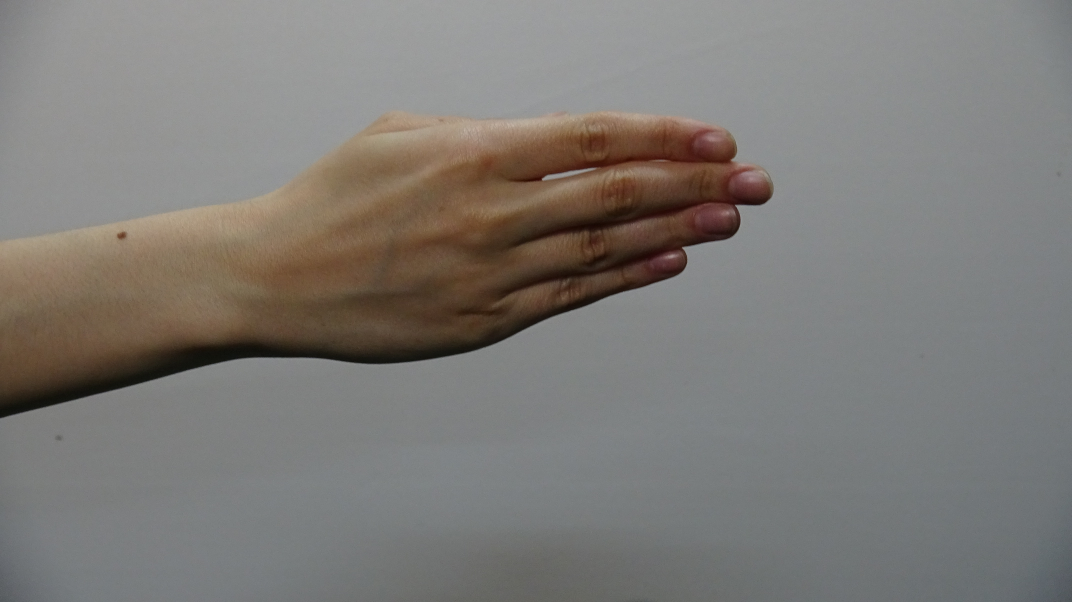
#> input picture Miniproyecto#1/images/adel.JPG, 4288 x 2408 px (shown at 1/4 size)
$ jupyter execute --allow-errors MiniProyecto_1.ipynb
#> lines starting #> are read from the running program, lines starting #| are printed output that depends on the picture
# RECONOCIMIENTO DE LEGUAJE DE SEÑAS

#### procedemos a importar las librerias que se pretenden utilizar para procesar las imagenes

[cell 1]
# Librerias
import skimage
import skimage.color as skic
import skimage.filters as skif
import skimage.data as skid
import skimage.util as sku
from skimage import util #Manipulacion de imagenes (matrices, formatos)
from scipy.stats import skew, kurtosis #Analisis de datos (asimetria, distribucion)
import matplotlib.pyplot as plt #visualizacion graficos 2D
import numpy as np #Manipulacion de matrices,transformacion de imagenes o señales
import pandas as pd #Manipulacion y analisis de datos estructurados (dataframes)

#### Funciones para visualizar la imagen

[cell 2]
def showPair(img,filt_img):
    fig, ax = plt.subplots(1, 2, figsize=(10, 10))
    ax[0].imshow(img, cmap=plt.cm.gray)
    ax[0].set_axis_off()
    ax[1].imshow(filt_img, cmap=plt.cm.gray)
    ax[1].set_axis_off()
    plt.show()

[cell 3]
def show(img):
    fig, ax = plt.subplots(1, 1, figsize=(5, 5))
    ax.imshow(img, cmap=plt.cm.gray)
    ax.set_axis_off()
    plt.show()

## Filtro Sobel

#### Leemos la imagen

[cell 4]
import cv2
imagen = cv2.imread('./images/adel.JPG')
#> imagen is the input picture: shape (2408, 4288, 3); mean B, G, R 118.8, 122.6, 125.6

#### Para poder visualizar de manera pertinente y manipulable la imagen realizamos una redimencion de ella

[cell 5]
imagen = cv2.cvtColor(imagen, cv2.COLOR_BGR2RGB)

nuevo_ancho = int(imagen.shape[1] * 0.1)
#> nuevo_ancho = 428
nuevo_alto = int(imagen.shape[0] * 0.1)
#> nuevo_alto = 240
nuevo_tamano = (nuevo_ancho, nuevo_alto)
#> nuevo_tamano = (428, 240)

# Redimensionar la imagen
imagen_redimensionada = cv2.resize(imagen, nuevo_tamano, interpolation=cv2.INTER_AREA)
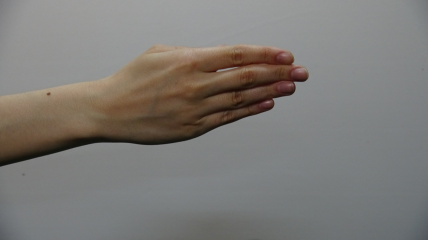
#> imagen_redimensionada: shape (240, 428, 3); mean R, G, B 125.6, 122.6, 118.8

# Guardar la imagen redimensionada
cv2.imwrite('./images_redimen/01.jpg', cv2.cvtColor(imagen_redimensionada, cv2.COLOR_RGB2BGR))
#> Out = True

[cell 6]
plt.imshow(imagen_redimensionada)

#### Siendo las imagenes del dataframe de una resolucion de 4k, para este miniproyecto las redimensionamos a un tamaño mas manipulable y visible en cualquier pantalla que es al 10%, que equivale alrrededor de los 500 px

#### Luego procedemos a identificar el borde de la seña que se pretende utilizar

[cell 7]
obimg = skif.sobel(imagen_redimensionada)
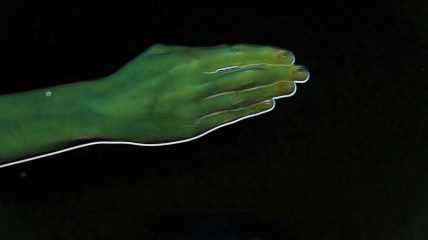
#> obimg: shape (240, 428, 3) float64; mean R, G, B 0.0189, 0.0292, 0.0161; drawn with min black and max white
showPair(imagen_redimensionada,obimg)
#> in showPair, `plt.show()`:
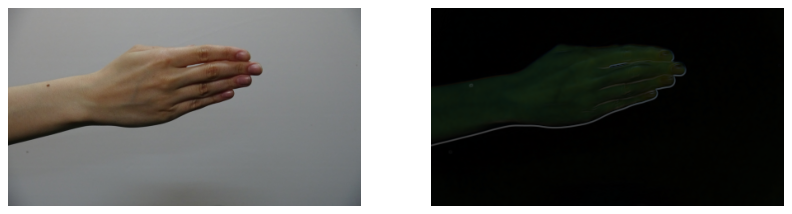
#> figure drawn by matplotlib, 2 panels
# Verificar los valores mínimo y máximo
print(f"Valor mínimo: {imagen_redimensionada.min()}")
#| Valor mínimo: 2
print(f"Valor máximo: {imagen_redimensionada.max()}")
#| Valor máximo: 186

#### Como podemos visualizar en la imagen de la derecha los limites de borde de la mano que esta realizando la seña (adelante) es muy precaria, por lo que para mejor identificacion procedemos a realizar el mismo analisis pero con una imagen en escala de grises como se muestra a continuacion

## Normalizar

[cell 8]
img = skic.rgb2gray(imagen_redimensionada)
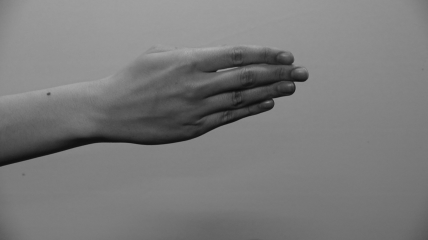
#> img: shape (240, 428) float64; min 0.0472, max 0.679, mean 0.482

# Convertir la imagen a tipo de dato float32
imagen_float = img.astype(np.float32)

# Normalizar la imagen
imagen_normalizada = cv2.normalize(imagen_float, None, 0, 1, cv2.NORM_MINMAX)
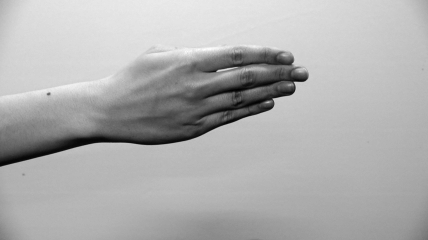
#> imagen_normalizada: shape (240, 428) float32; min 3.22e-09, max 1, mean 0.688

# Convertir la imagen normalizada de nuevo a uint8 para visualización
imagen_normalizada = (imagen_normalizada * 255).astype(np.uint8)

# Verificar los valores mínimo y máximo
print(f"Valor mínimo: {imagen_normalizada.min()}")
#| Valor mínimo: 0
print(f"Valor máximo: {imagen_normalizada.max()}")
#| Valor máximo: 255

# Mostrar la imagen normalizada
show(imagen_normalizada)

[cell 9]
obimg2 = skif.sobel(img)
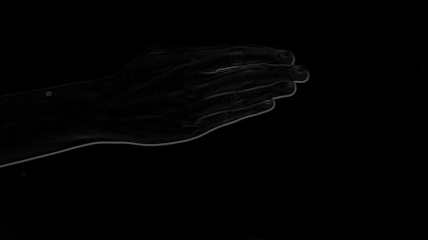
#> obimg2: shape (240, 428) float64; min 0, max 0.34, mean 0.00949
showPair(img,obimg2)

#### como se visualiza en la anterior figura se puede identificar con mayor presicion el borde de la imagen que se desea; este procedimiento (redimension, manipulacion escala de grises e identificacion de limites de borde) se realiza con las demas imagenes que deseamos implementar mas adelante

[cell 10]
import cv2
import os

# Rutas de las imagenes
src_dir = './images/'
dst_dir = './images_redimen/'

# arreglo de imagenes
imgs = [f for f in os.listdir(src_dir) if f.endswith(('.JPG', '.png', '.jpeg'))]

# iterar imagenes
for i, img in enumerate(imgs):

    img_path = os.path.join(src_dir, img)
    img = cv2.imread(img_path)
    img = cv2.cvtColor(img, cv2.COLOR_BGR2RGB)

    # Redimensionar
    h, w, _ = img.shape
#> h = 2408; w = 4288
    new_size = (int(w * 0.1), int(h * 0.1))
#> new_size = (428, 240)
    img = cv2.resize(img, new_size, interpolation=cv2.INTER_AREA)

    # Guardar
    out_path = os.path.join(dst_dir, f'{i+1:02}.jpg')
    cv2.imwrite(out_path, cv2.cvtColor(img, cv2.COLOR_RGB2BGR))

    # escala de grises
    imagen_gris = skic.rgb2gray(imagen_redimensionada)

    # filtro Sobel
    imagen_sobel = skif.sobel(imagen_gris)

    # Guardar la imagen de escala de grises y sobel
    ruta_guardar_sobel = os.path.join(dst_dir, f'{i+1:02}_gray_&_sobel.jpg')
    cv2.imwrite(ruta_guardar_sobel, (imagen_sobel * 255).astype('uint8'))  # Convertir a rango adecuado y guardar
#> pass 2 of the loop `for i, img in enumerate(imgs):`:
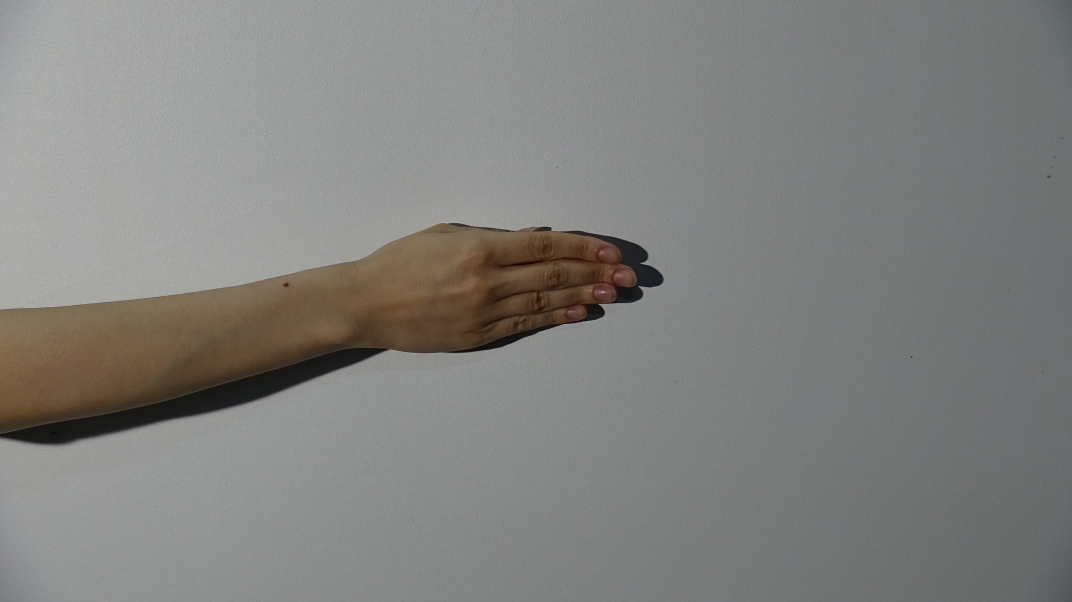
#> input picture Miniproyecto#1/images/adel1.JPG, 4288 x 2408 px (shown at 1/4 size)
#> img is the input picture: shape (2408, 4288, 3); mean B, G, R 127.2, 129.8, 130
#> `img = cv2.resize(img, new_size, interpolation=cv2.INTER_AREA)`:
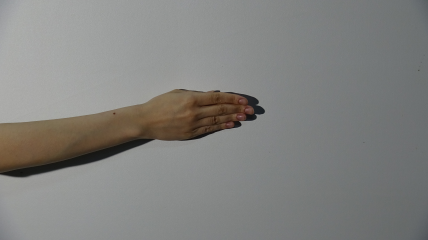
#> img: shape (240, 428, 3); mean R, G, B 130, 129.8, 127.2
#> pass 3 of the loop `for i, img in enumerate(imgs):`:
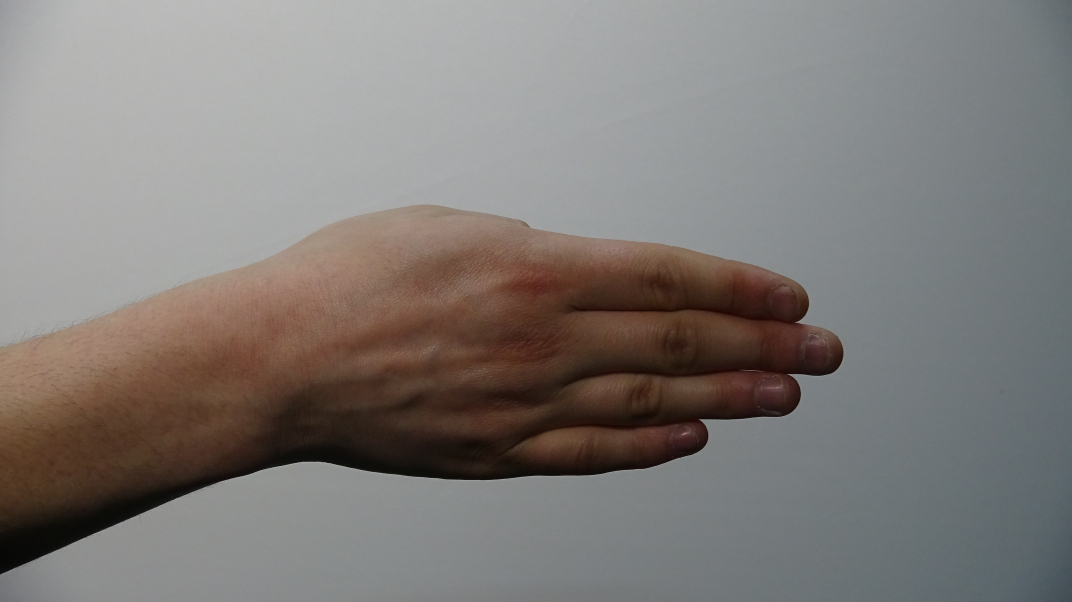
#> input picture Miniproyecto#1/images/adel2.JPG, 4288 x 2408 px (shown at 1/4 size)
#> img is the input picture: shape (2408, 4288, 3); mean B, G, R 120.7, 123.6, 128.1
#> `img = cv2.resize(img, new_size, interpolation=cv2.INTER_AREA)`:
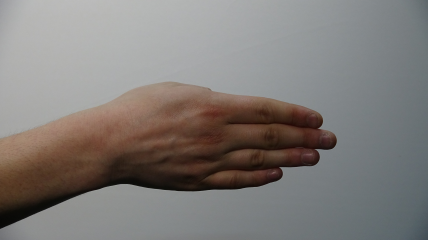
#> img: shape (240, 428, 3); mean R, G, B 128.1, 123.6, 120.7

## Filtrado de Ruido

#### Para la implementacion del proyecto se puede presentar un ruido aditivo al momento querer identificar la seña que el usuario pretende ejecutar por lo que se tiene que generar un filtrado de la imagen para asi poderla utilizar y generar su respectivo comando de movimiento

#### para este ejercicio se implementa un sigma alto para generar una imagen bastante borrosa, desenfocada, detalles y bordes poco finos como se muestra a continuacion

[cell 11]
import matplotlib.pyplot as plt
imgLP_Gauss = skif.gaussian(imagen_normalizada, 7)
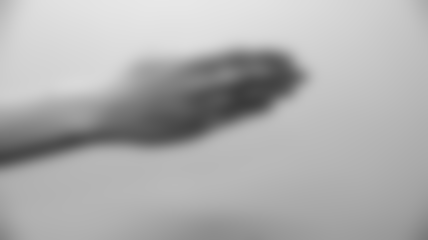
#> imgLP_Gauss: shape (240, 428) float64; min 0.23, max 0.91, mean 0.686
showPair(imagen_normalizada,imgLP_Gauss)
